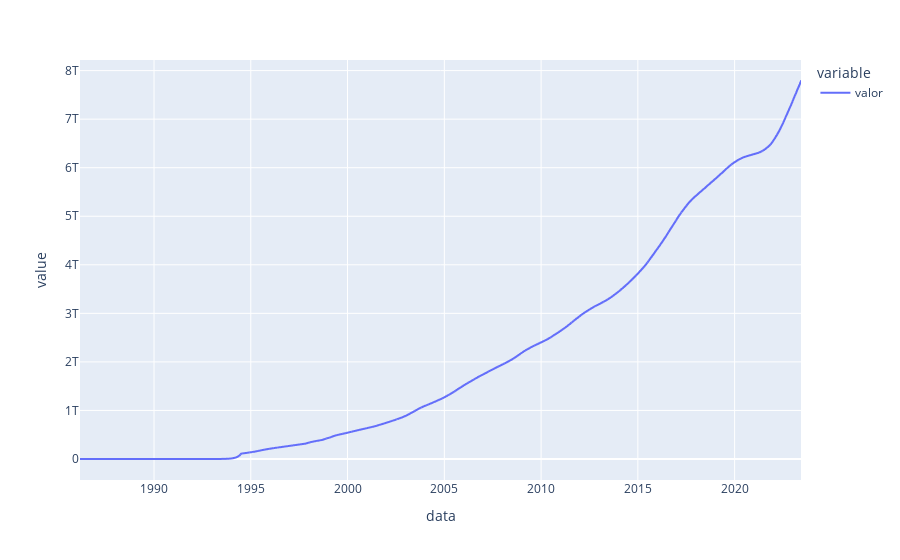

Here is the notebook cell this chart was saved with:
### Code cell
px.line(df_cdi_acumulado)

### Figure 1 — Plotly figure (JSON) as saved in the notebook; plotly's stock layout.template omitted (floating-point values rounded to 4 significant figures; data arrays with more than 128 entries replaced by an {"elided": "..."} marker saying what was removed)
{"data": [{"hovertemplate": "variable=valor<br>data=%{x}<br>value=%{y}<extra></extra>", "legendgroup": "valor", "line": {"color": "#636efa", "dash": "solid"}, "marker": {"symbol": "circle"}, "mode": "lines", "name": "valor", "showlegend": true, "type": "scattergl", "x": {"elided": "9319 str values"}, "xaxis": "x", "y": {"elided": "9319 float values"}, "yaxis": "y"}], "layout": {"legend": {"title": {"text": "variable"}, "tracegroupgap": 0}, "margin": {"t": 60}, "xaxis": {"anchor": "y", "domain": [0, 1], "title": {"text": "data"}}, "yaxis": {"anchor": "x", "domain": [0, 1], "title": {"text": "value"}}}}
